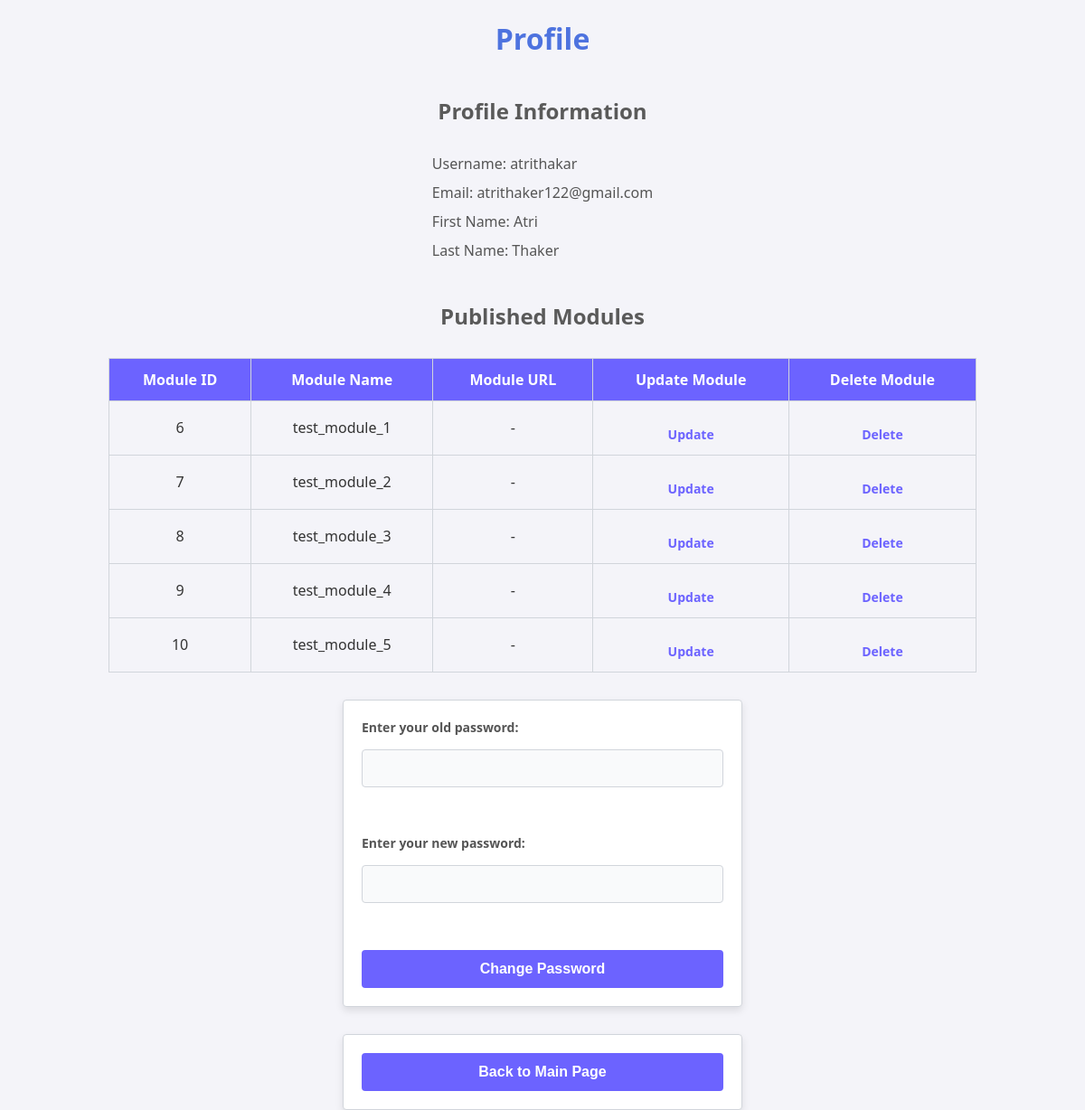
The page /profile (signed in) on the database its author committed.
### models.py (models this page shows, shortened)
class User(db.Model):
    email = db.Column(db.String(80), primary_key = True)
    password = db.Column(db.String(120), nullable=False)
    first_name = db.Column(db.String(40), nullable=False)
    last_name = db.Column(db.String(40), nullable=True)
    username = db.Column(db.String(40), nullable=False)

class Module(db.Model):
    module_id = db.Column(db.Integer, primary_key=True)
    module_name = db.Column(db.String(80), nullable=False)
    module_url = db.Column(db.String(120), nullable=False)
    associated_user = db.Column(db.String(80), db.ForeignKey('user.email'), nullable=False)

### app.py (the view)
@app.route('/profile',methods=['GET'])
def get_profile():
    return get_profile_webui()

### webui_funcs.py (called while the page is built)
def get_profile_webui():
    if session.get('email'):
        profile = User.query.filter_by(email=session.get('email')).first()
        return render_template('profile.html',profile=profile,modules=Module.query.filter_by(associated_user=session.get('email')).all())
    return redirect(url_for('index'))

### templates/profile.html (shortened to what this page needs)
<!DOCTYPE html>
<html lang="en">
<head>
    <link rel="stylesheet" href="{{ url_for('static', filename='profile.css') }}">
</head>
<body>
    <h1>Profile</h1>
    {% if profile %}
    <h2>Profile Information</h2>
    <ul>
        <li>Username: {{ profile['username'] }}</li>
        <li>Email: {{ profile['email'] }}</li>
        <li>First Name: {{ profile['first_name'] }}</li>
        <li>Last Name: {{ profile['last_name'] }}</li>
    </ul>
    {% else %}
    <h2>Error occured getting profle information...</h2>
    {% endif %}
    {% if modules %}
    <h2>Published Modules</h2>
    <table border="1">
        <thead>
            <tr>
                <th>Module ID</th>
                <th>Module Name</th>
                <th>Module URL</th>
                <th>Update Module</th>
                <th>Delete Module</th>
            </tr>
        </thead>
        <tbody>
            {% for module in modules %}
            <tr>
                <td>{{ module['module_id'] }}</td>
                <td>{{ module['module_name'] }}</td>
                <td>{{ module['module_url'] }}</td>
                <td><a href="/update_module/{{module.module_id}}">Update</a></td>
                <td><a href="/delete_module/{{module.module_id}}">Delete</a></td>
            </tr>
            {% endfor %}
        </tbody>
    </table>
    {% else %}
    <h2>No modules published</h2>
    {% endif %}
    <form action="/change_password" method="post">
        <label for="old_password">Enter your old password: </label>
        <input type="text" name="old_password" id="old_password" required><br>
        <label for="new_password">Enter your new password: </label>
        <input type="text" name="new_password" id="new_password" required><br>
        <button type="submit">Change Password</button>
    </form>
    <form action="/main_page" method="get">
        <button type="submit">Back to Main Page</button>
    </form>
</body>
</html>

### static/profile.css (style rules this page uses)
body { font-family: 'Segoe UI', Tahoma, Geneva, Verdana, sans-serif; background-color: #f4f4f9; color: #333333; margin: 0; padding: 0; display: flex; flex-direction: column; align-items: center; height: 100vh; justify-content: flex-start; }
h1 { color: #4e73df; text-align: center; }
h2 { color: #5a5a5a; margin-bottom: 10px; }
ul { list-style-type: none; padding: 0; margin-bottom: 20px; }
ul li { font-size: 16px; padding: 5px 0; color: #555555; }
form { display: flex; flex-direction: column; gap: 15px; background-color: #ffffff; padding: 20px; border: 1px solid #d1d5db; box-shadow: 0 4px 8px rgba(0, 0, 0, 0.1); width: 100%; max-width: 400px; border-radius: 4px; margin-bottom: 30px; }
form label { font-size: 14px; color: #555555; font-weight: bold; }
form input { width: 100%; padding: 12px; font-size: 14px; border: 1px solid #d1d5db; background-color: #f9fafb; color: #333333; border-radius: 4px; box-sizing: border-box; }
button { padding: 12px; font-size: 16px; font-weight: bold; background-color: #6c63ff; color: #ffffff; border: none; border-radius: 4px; cursor: pointer; transition: background-color 0.3s ease-in-out; }
table { width: 80%; border-collapse: collapse; margin-top: 20px; margin-bottom: 30px; }
table th, table td { padding: 12px; text-align: center; border: 1px solid #d1d5db; }
table th { background-color: #6c63ff; color: white; }
table td a { text-decoration: none; color: #6c63ff; font-weight: bold; transition: color 0.3s ease-in-out; }
a { color: #6c63ff; text-decoration: none; font-size: 14px; transition: color 0.3s ease-in-out; display: inline-block; margin-top: 15px; }

### rows shown on the page
User: username "atrithakar", email "atrithaker122@gmail.com", first_name "Atri", last_name "Thaker"
Module: module_id "6", module_name "test_module_1", module_url "-"
Module: module_id "7", module_name "test_module_2", module_url "-"
Module: module_id "8", module_name "test_module_3", module_url "-"
Module: module_id "9", module_name "test_module_4", module_url "-"
Module: module_id "10", module_name "test_module_5", module_url "-"
